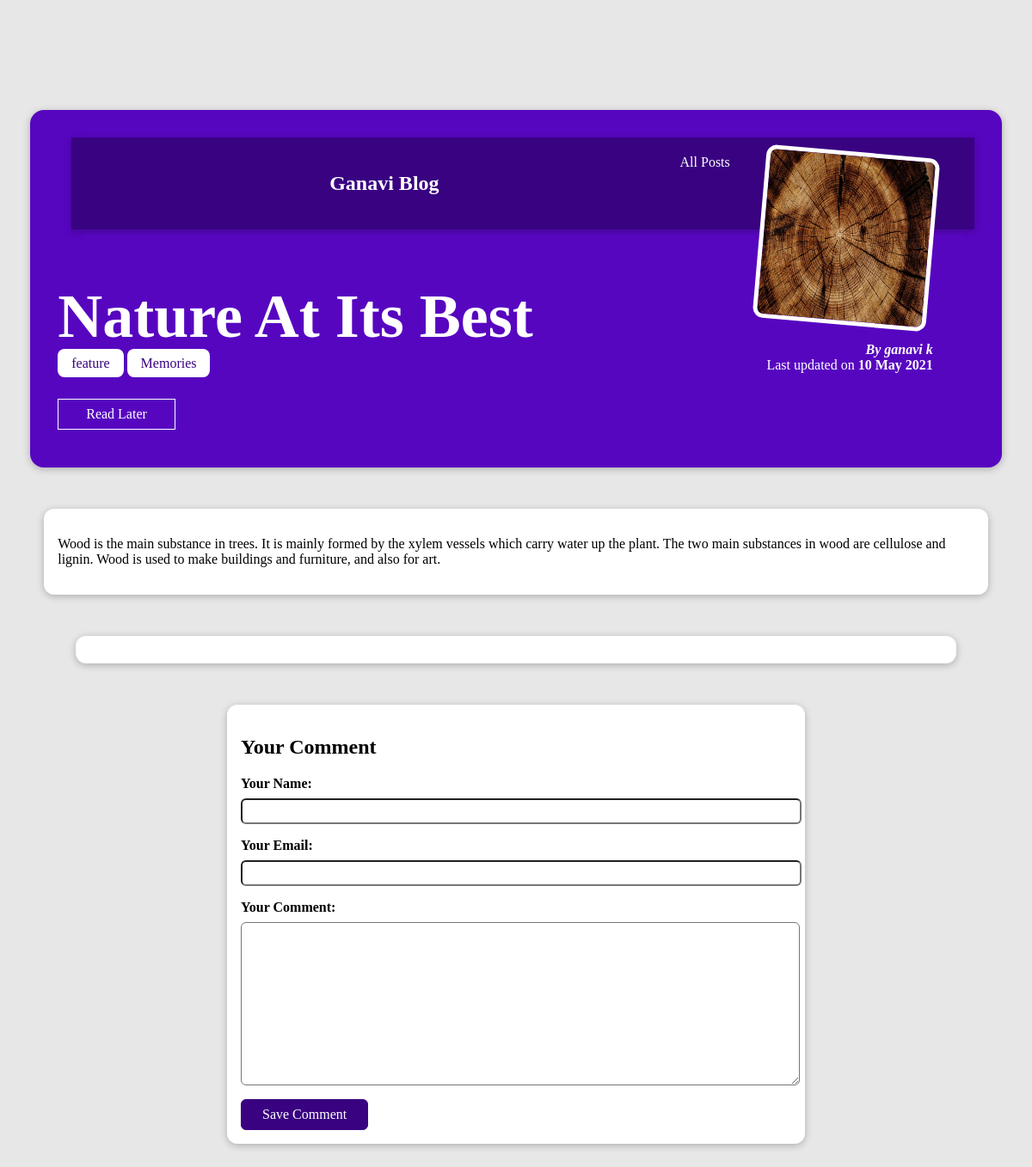
The page /posts/nature-its-best on the database its author committed.
### blog/models.py (models this page shows, shortened)
class Post(models.Model):
    title = models.CharField(max_length=150)
    excerpt = models.CharField(max_length=200)
    image = models.ImageField(upload_to="posts",null=True)
    date = models.DateField(auto_now=True)
    slug = models.SlugField(unique=True, db_index=True)
    content = models.TextField(validators=[MinLengthValidator(10)])
    author = models.ForeignKey("Author", on_delete=models.SET_NULL, null=True,related_name="posts")
    tags = models.ManyToManyField("Tag")

class Tag(models.Model):
    caption = models.CharField(max_length=50)
    def __str__(self):
        return self.caption

class Author(models.Model):
    first_name = models.CharField(max_length=50)
    last_name = models.CharField(max_length=50)
    email_address = models.EmailField()
    def full_name(self):
        return f"{self.first_name} {self.last_name}"
    def __str__(self):
        return self.full_name()

### blog/views.py (the view, shortened to what this page needs)
# urls.py: path('posts/<slug:slug>', views.SinglePostView.as_view(), name="post-details-page"),
class SinglePostView(View):
    def is_stored_post(self, request, post_id):
        stored_posts = request.session.get("stored_posts")
        if stored_posts is not None:
          is_saved_for_later = post_id in stored_posts
        else:
          is_saved_for_later = False
        return is_saved_for_later
    def get(self, request, slug):
        post = Post.objects.get(slug=slug)
        context = {
            "post": post,
            "post_tags": post.tags.all(),
            "comment_form": CommentForm(),
            "comments": post.comments.all(),
            "saved_for_later": self.is_stored_post(request, post.id)
        }
        return render(request,"blog/post-detail.html",context)

### blog/forms.py
class CommentForm(forms.ModelForm):
    class Meta:
        model = Comment
        exclude = ["post"]
        labels = {
            "user_name": "Your Name",
            "user_email": "Your Email",
            "text" : "Your Comment"
        }

### blog/templates/blog/post-detail.html (shortened to what this page needs)
{% extends "base.html" %}
{% load static %}
{% block css_files %}
<link rel="stylesheet" href="{% static "blog/post-detail.css" %}">
{% endblock %}
{% block content %}
<section id="summary">
     <header id="main-navigation">
        <h1><a href="{% url "starting-page" %}">Ganavi Blog</a></h1>
        <nav>
            <a href="{% url "posts-page" %}">All Posts</a>
        </nav>
    </header>
  <h2>{{post.title}}</h2>
  <div>
    {% for tag in post_tags %}
      <span class="tag"> {{tag}}</span>
    {% endfor %}
  </div>
  <div id="read-later">
    <form action="{% url "read-later" %}" method="POST">
      <button>
      {% if saved_for_later%}
        Remove from "Read Later" List
      {% else %}
           Read Later
      {% endif %}
      </button>
    </form>
  </div>
  <article>
    <img src="{{post.image.url}}" alt="Post Title" />
    <address>By <a href = "mailto:{{post.author.email_address}}">{{post.author}}</a></address>
    <div>Last updated on <time>{{post.date|date:"d M Y"}}</time></div>
  </article>
</section>
<main>
  <p>{{post.content|linebreaks}}</p>
</main>
<section id="comments">
</section>
<section id="comment-form">
<h2>Your Comment</h2>
  <form action = "{% url "post-details-page" post.slug %}" method="POST" >
    {% for form_field in comment_form %}
      <div class="form-control {% if form_field.errors %} invalid {% endif %}">
        {{form_field.label_tag}}
        {{form_field}}
      </div>
    {% endfor %}
  <button>Save Comment</button>
  </form>
{% endblock %}

### blog/static/blog/post-detail.css (style rules this page uses)
body { background-color: #e7e7e7; }
#main-navigation { background-color: #390281; box-shadow: 0 2px 8px rgba(0, 0, 0, 0.25); display: flex; padding: 20px; justify-content: space-evenly; margin-left: 1rem; }
#main-navigation a { color: white; text-decoration: unset; margin-left: 1rem; }
#summary { margin: 8rem auto 3rem auto; padding: 2rem; width: 90%; max-width: 90rem; border-radius: 16px; background-color: #5706c0; position: relative; box-shadow: 0 2px 8px rgba(0, 0, 0, 0.25); height: 22rem; }
#summary h2 { color: white; font-size: 4.5rem; margin-bottom: 0.25rem; }
#summary article { position: absolute; top: 2rem; right: 3rem; padding: 1rem 2rem; border-radius: 12px; text-align: right; color: white; }
#summary article img { width: 12rem; height: 12rem; border-radius: 12px; transform: rotateZ(5deg); border: 5px solid white; margin-bottom: 1rem; }
#summary address { font-weight: bold; }
#summary time { font-weight: bold; }
#summary article a { color: white; text-decoration: none; }
main { width: 90%; max-width: 90rem; margin: 3rem auto; background-color: white; padding: 1rem; border-radius: 12px; box-shadow: 0 2px 8px rgba(0, 0, 0, 0.25); }
.tag { background-color: white; color: #390281; padding: 0.5rem 1rem; border-radius: 8px; }
#comment-form { margin: 3rem auto; width: 90%; max-width: 40rem; border-radius: 12px; background-color: white; box-shadow: 0 2px 8px rgba(0, 0, 0, 0.25); padding: 1rem; }
#comment-form button { font: inherit; background-color: #390281; color: white; border: 1px solid #390281; padding: 0.5rem 1.5rem; border-radius: 6px; cursor: pointer; }
.form-control { margin-bottom: 1rem; }
.form-control label { font-weight: bold; margin-bottom: 0.5rem; display: block; }
.form-control input, .form-control textarea { display: block; width: 100%; font: inherit; padding: 0.25rem; border-radius: 6px; }
#comments { margin: 3rem auto; width: 90%; max-width: 60rem; border-radius: 12px; background-color: white; box-shadow: 0 2px 8px rgba(0, 0, 0, 0.25); padding: 1rem 2rem; }
#read-later { margin: 2rem 0; }
#read-later button { background-color: transparent; border: 1px solid white; padding: 0.5rem 2rem; font: inherit; color: white; cursor: pointer; }

### rows shown on the page
Post: title "Nature At Its Best", image (picture), author "ganavi k", date "10 May 2021", content "Wood is the main substance in trees. It is mainly formed by the xylem vessels which carry water up the plant. The two main substances in wood are cellulose and lignin. Wood is used to make buildings and furniture, and also for art."
Tag: caption "feature"
Tag: caption "Memories"
